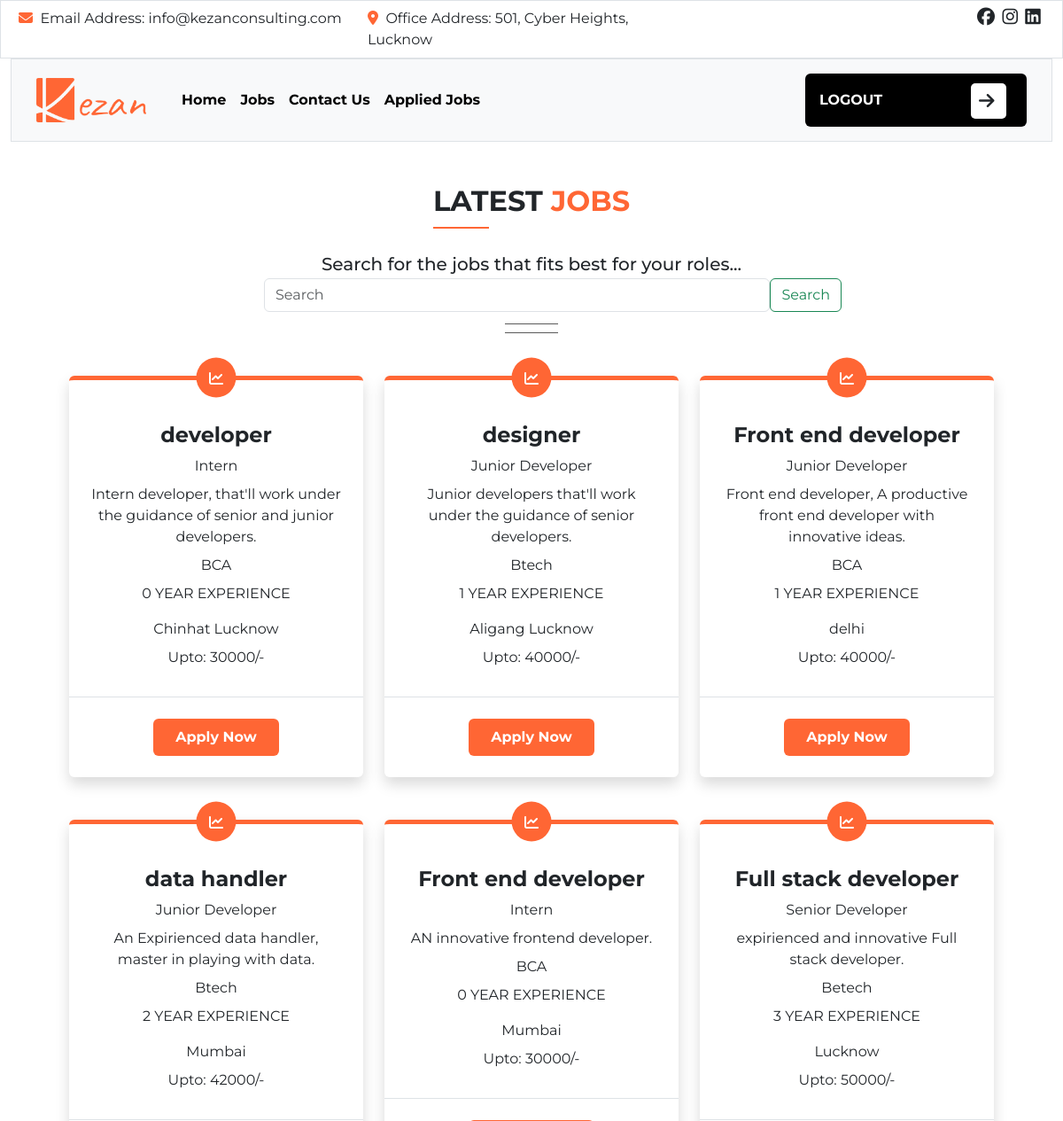
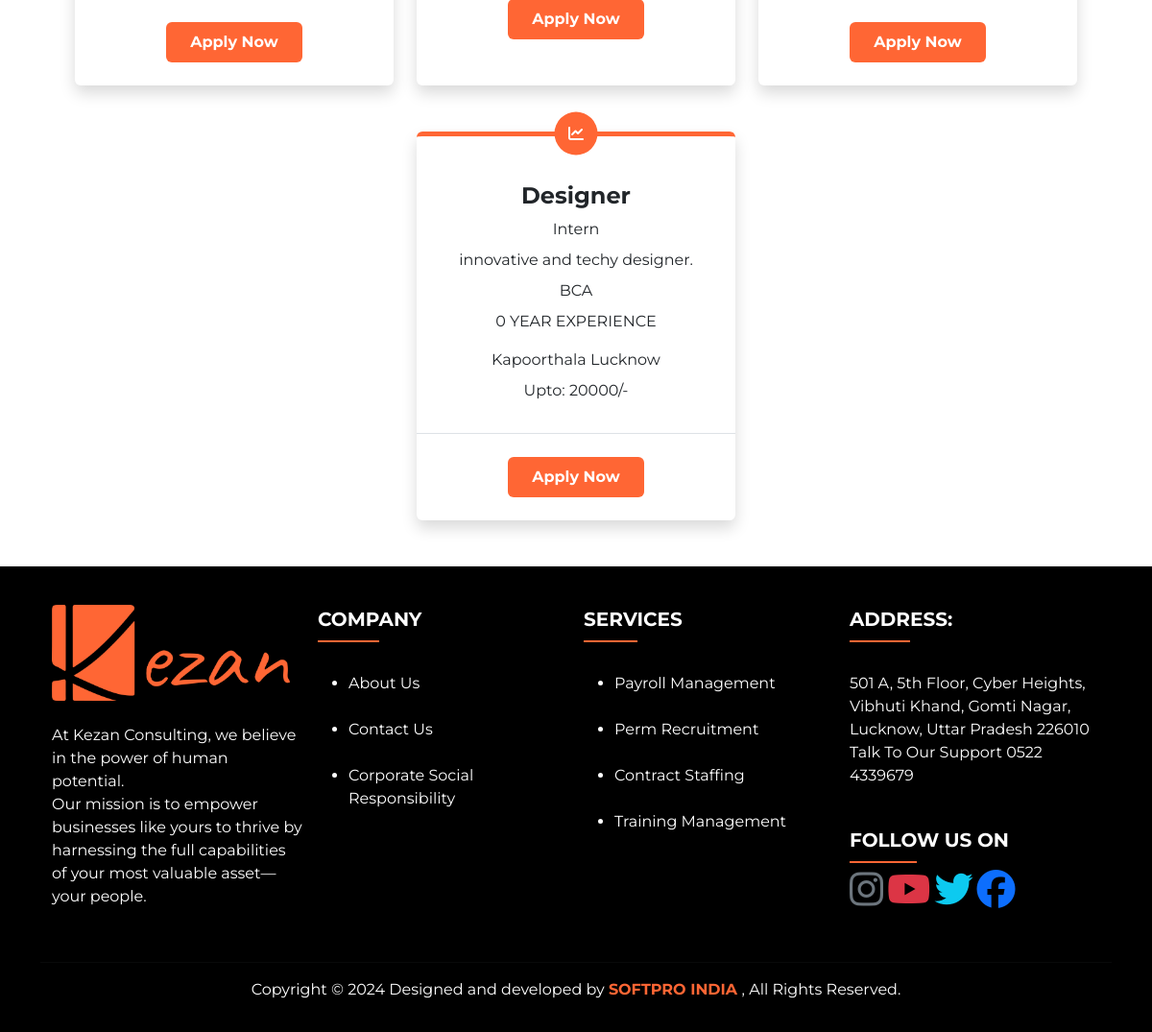
/jobseeker/alljob (signed in), run on the app's committed database (2 pictures, top to bottom).
### jobproviderapp/models.py (models this page shows)
class Jobs(models.Model):
    id=models.AutoField(primary_key = True)
    firmname=models.CharField(max_length=100)
    jobtitle=models.CharField(max_length=100)
    post=models.CharField(max_length=50)
    jobdesc=models.CharField(max_length=255)
    qualification=models.CharField(max_length=100)
    experience=models.CharField(max_length=20)
    location=models.CharField(max_length=100)
    salary=models.IntegerField()
    posteddate=models.CharField(max_length=30)
    emailaddress=models.CharField(max_length=60)

### jobseekerapp/views.py (the view)
# urls.py: path('alljob',views.alljob,name="alljob"),
def alljob(request):
    try:
        if request.session['username']!=None:
            job=Jobs.objects.all()
            return render(request,'seekerjobs.html',{'job':job})
    except:
        return redirect('mainapp:index')

### jobseekerapp/templates/seekerjobs.html (shortened to what this page needs)
{% extends 'seekparent.html' %}
{% load static %}
{% block body %}
<div class="container-fluid py-5">
    <div class="container px-lg-5">
        <div class="section-title position-relative text-center mx-auto mb-5 pb-4" style="max-width: 700px;">
            <h2 class="mb-3" style="font-weight: bold;"> <span style="border-bottom: 2px solid #FF6634; padding-bottom: 10px;">LAT</span>EST <span style="color: #FF6634;">JOBS</span></h2>
            <br>
            <h5 class="mb-1">Search for the jobs that fits best for your roles...</h5>
            <form class="d-flex ms-5" method="GET" action="{% url 'jobseeker:job_list' %}" role="search">
                <input class="form-control mx-auto" type="search" name="q" placeholder="Search" aria-label="Search">
                <button class="btn btn-outline-success" type="submit">Search</button>
            </form>
        </div>
        <div class="row gy-5 gx-4">
            {% for i in job %}
                <div class="col-lg-4 mx-auto col-md-4 col-sm-6 col-10">
                    <div class="position-relative shadow rounded h-100" style="border-top: 5px solid #FF6634;">
                        <div class="d-flex align-items-center justify-content-center position-absolute top-0 start-50 translate-middle rounded-circle" style="width: 45px; height: 45px; margin-top: -3px;background-color: #FF6634;">
                            <i class="fa-solid fa-chart-line text-white"></i>
                        </div>
                        <div class="text-center border-bottom p-4 pt-5">
                            <h4 class="fw-bold">{{ i.jobtitle }}</h4>
                            <p class="mb-2">{{ i.post }}</p>
                            <p class="mb-2">{{ i.jobdesc }}</p>
                            <p class="mb-2">{{ i.qualification }}</p>
                            <p>{{ i.experience }} YEAR EXPERIENCE</p>
                            <p class="mb-2">{{ i.location }}</p>
                            <p class="mb-2">Upto: {{ i.salary }}/-</p>
                        </div>
                        <div class="text-center p-4">
                            <a class="btn btn px-4 py-2" href="{% url 'jobseeker:applyjob' i.id %}" style="background-color: #FF6634; color: white; font-weight: bold;">Apply Now</a>
                        </div>
                    </div>
                </div>
            {% endfor %}
        </div>
    </div>
</div>
{% endblock %}

### jobseekerapp/templates/seekparent.html (style rules this page uses)
* { font-family: 'Montserrat', sans-serif; }
.section-title::before { position: absolute; content: ""; width: 60px; height: 11px; bottom: 0; left: 0; border-top: 1px solid #5A5A5A; border-bottom: 1px solid #5A5A5A; }
.section-title::after { position: absolute; content: ""; width: 90px; height: 1px; bottom: 5px; left: 0; background: var(--primary); }
.section-title.text-center::before { left: 50%; margin-left: -30px; }
.section-title.text-center::after { width: 120px; left: 50%; margin-left: -60px; }

### data on the page
Jobs: jobtitle "developer", post "Intern", jobdesc "Intern developer, that'll work under the guidance of senior and junior developers.", qualification "BCA", experience "0", location "Chinhat Lucknow", salary "30000"
Jobs: jobtitle "designer", post "Junior Developer", jobdesc "Junior developers that'll work under the guidance of senior developers.", qualification "Btech", experience "1", location "Aligang Lucknow", salary "40000"
Jobs: jobtitle "Front end developer", post "Junior Developer", jobdesc "Front end developer, A productive front end developer with innovative ideas.", qualification "BCA", experience "1", location "delhi", salary "40000"
Jobs: jobtitle "data handler", post "Junior Developer", jobdesc "An Expirienced data handler, master in playing with data.", qualification "Btech", experience "2", location "Mumbai", salary "42000"
Jobs: jobtitle "Front end developer", post "Intern", jobdesc "AN innovative frontend developer.", qualification "BCA", experience "0", location "Mumbai", salary "30000"
Jobs: jobtitle "Full stack developer", post "Senior Developer", jobdesc "expirienced and innovative Full stack developer.", qualification "Betech", experience "3", location "Lucknow", salary "50000"
Jobs: jobtitle "Designer", post "Intern", jobdesc "innovative and techy designer.", qualification "BCA", experience "0", location "Kapoorthala Lucknow", salary "20000"
